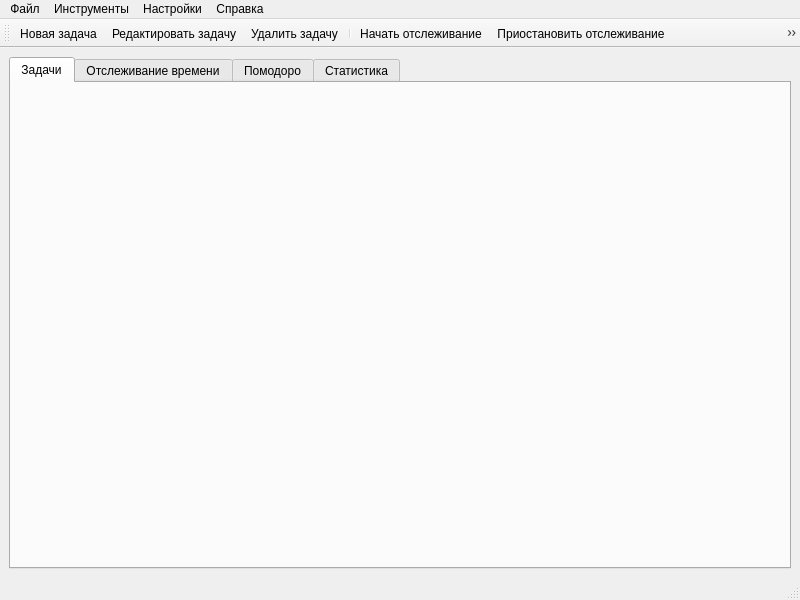
<?xml version="1.0" encoding="UTF-8"?>
<ui version="4.0">
 <class>MainWindow</class>
 <widget class="QMainWindow" name="MainWindow">
  <property name="geometry">
   <rect>
    <x>0</x>
    <y>0</y>
    <width>800</width>
    <height>600</height>
   </rect>
  </property>
  <property name="windowTitle">
   <string>Управление временем</string>
  </property>
  <property name="windowIcon">
   <iconset resource="../resources/resources.qrc">
    <normaloff>:/icons/app_icon.png</normaloff>:/icons/app_icon.png</iconset>
  </property>
  <widget class="QWidget" name="centralwidget">
   <layout class="QVBoxLayout" name="verticalLayout">
    <item>
     <widget class="QTabWidget" name="tabWidget">
      <property name="currentIndex">
       <number>0</number>
      </property>
      <widget class="QWidget" name="tasksTab">
       <attribute name="title">
        <string>Задачи</string>
       </attribute>
       <attribute name="icon">
        <iconset resource="../resources/resources.qrc">
         <normaloff>:/icons/task.png</normaloff>:/icons/task.png</iconset>
       </attribute>
       <layout class="QVBoxLayout" name="tasksLayout"/>
      </widget>
      <widget class="QWidget" name="timeTrackingTab">
       <attribute name="title">
        <string>Отслеживание времени</string>
       </attribute>
       <attribute name="icon">
        <iconset resource="../resources/resources.qrc">
         <normaloff>:/icons/timer.png</normaloff>:/icons/timer.png</iconset>
       </attribute>
       <layout class="QVBoxLayout" name="timeTrackingLayout"/>
      </widget>
      <widget class="QWidget" name="pomodoroTab">
       <attribute name="title">
        <string>Помодоро</string>
       </attribute>
       <attribute name="icon">
        <iconset resource="../resources/resources.qrc">
         <normaloff>:/icons/pomodoro.png</normaloff>:/icons/pomodoro.png</iconset>
       </attribute>
       <layout class="QVBoxLayout" name="pomodoroLayout"/>
      </widget>
      <widget class="QWidget" name="statisticsTab">
       <attribute name="title">
        <string>Статистика</string>
       </attribute>
       <attribute name="icon">
        <iconset resource="../resources/resources.qrc">
         <normaloff>:/icons/statistics.png</normaloff>:/icons/statistics.png</iconset>
       </attribute>
       <layout class="QVBoxLayout" name="statisticsLayout"/>
      </widget>
     </widget>
    </item>
   </layout>
  </widget>
  <widget class="QMenuBar" name="menubar">
   <property name="geometry">
    <rect>
     <x>0</x>
     <y>0</y>
     <width>800</width>
     <height>21</height>
    </rect>
   </property>
   <widget class="QMenu" name="menuFile">
    <property name="title">
     <string>Файл</string>
    </property>
    <addaction name="actionNewTask"/>
    <addaction name="actionEditTask"/>
    <addaction name="actionDeleteTask"/>
    <addaction name="separator"/>
    <addaction name="actionExit"/>
   </widget>
   <widget class="QMenu" name="menuTools">
    <property name="title">
     <string>Инструменты</string>
    </property>
    <addaction name="actionStartTimer"/>
    <addaction name="actionPauseTimer"/>
    <addaction name="actionStopTimer"/>
    <addaction name="separator"/>
    <addaction name="actionStartPomodoro"/>
   </widget>
   <widget class="QMenu" name="menuSettings">
    <property name="title">
     <string>Настройки</string>
    </property>
    <widget class="QMenu" name="menuLanguage">
     <property name="title">
      <string>Язык</string>
     </property>
     <addaction name="actionRussian"/>
     <addaction name="actionEnglish"/>
    </widget>
    <widget class="QMenu" name="menuTheme">
     <property name="title">
      <string>Тема</string>
     </property>
     <addaction name="actionLightTheme"/>
     <addaction name="actionDarkTheme"/>
    </widget>
    <addaction name="actionSettings"/>
    <addaction name="separator"/>
    <addaction name="menuLanguage"/>
    <addaction name="menuTheme"/>
   </widget>
   <widget class="QMenu" name="menuHelp">
    <property name="title">
     <string>Справка</string>
    </property>
    <addaction name="actionAbout"/>
   </widget>
   <addaction name="menuFile"/>
   <addaction name="menuTools"/>
   <addaction name="menuSettings"/>
   <addaction name="menuHelp"/>
  </widget>
  <widget class="QStatusBar" name="statusbar"/>
  <widget class="QToolBar" name="toolBar">
   <property name="windowTitle">
    <string>toolBar</string>
   </property>
   <attribute name="toolBarArea">
    <enum>TopToolBarArea</enum>
   </attribute>
   <attribute name="toolBarBreak">
    <bool>false</bool>
   </attribute>
   <addaction name="actionNewTask"/>
   <addaction name="actionEditTask"/>
   <addaction name="actionDeleteTask"/>
   <addaction name="separator"/>
   <addaction name="actionStartTimer"/>
   <addaction name="actionPauseTimer"/>
   <addaction name="actionStopTimer"/>
   <addaction name="separator"/>
   <addaction name="actionStartPomodoro"/>
   <addaction name="separator"/>
   <addaction name="actionSettings"/>
  </widget>
  <action name="actionNewTask">
   <property name="icon">
    <iconset resource="../resources/resources.qrc">
     <normaloff>:/icons/add.png</normaloff>:/icons/add.png</iconset>
   </property>
   <property name="text">
    <string>Новая задача</string>
   </property>
   <property name="shortcut">
    <string>Ctrl+N</string>
   </property>
  </action>
  <action name="actionEditTask">
   <property name="icon">
    <iconset resource="../resources/resources.qrc">
     <normaloff>:/icons/edit.png</normaloff>:/icons/edit.png</iconset>
   </property>
   <property name="text">
    <string>Редактировать задачу</string>
   </property>
   <property name="shortcut">
    <string>Ctrl+E</string>
   </property>
  </action>
  <action name="actionDeleteTask">
   <property name="icon">
    <iconset resource="../resources/resources.qrc">
     <normaloff>:/icons/delete.png</normaloff>:/icons/delete.png</iconset>
   </property>
   <property name="text">
    <string>Удалить задачу</string>
   </property>
   <property name="shortcut">
    <string>Del</string>
   </property>
  </action>
  <action name="actionStartTimer">
   <property name="icon">
    <iconset resource="../resources/resources.qrc">
     <normaloff>:/icons/start.png</normaloff>:/icons/start.png</iconset>
   </property>
   <property name="text">
    <string>Начать отслеживание</string>
   </property>
   <property name="shortcut">
    <string>Ctrl+T</string>
   </property>
  </action>
  <action name="actionPauseTimer">
   <property name="icon">
    <iconset resource="../resources/resources.qrc">
     <normaloff>:/icons/pause.png</normaloff>:/icons/pause.png</iconset>
   </property>
   <property name="text">
    <string>Приостановить отслеживание</string>
   </property>
   <property name="shortcut">
    <string>Ctrl+P</string>
   </property>
  </action>
  <action name="actionStopTimer">
   <property name="icon">
    <iconset resource="../resources/resources.qrc">
     <normaloff>:/icons/stop.png</normaloff>:/icons/stop.png</iconset>
   </property>
   <property name="text">
    <string>Остановить отслеживание</string>
   </property>
   <property name="shortcut">
    <string>Ctrl+S</string>
   </property>
  </action>
  <action name="actionStartPomodoro">
   <property name="icon">
    <iconset resource="../resources/resources.qrc">
     <normaloff>:/icons/pomodoro.png</normaloff>:/icons/pomodoro.png</iconset>
   </property>
   <property name="text">
    <string>Запустить Помодоро</string>
   </property>
   <property name="shortcut">
    <string>Ctrl+D</string>
   </property>
  </action>
  <action name="actionSettings">
   <property name="icon">
    <iconset resource="../resources/resources.qrc">
     <normaloff>:/icons/settings.png</normaloff>:/icons/settings.png</iconset>
   </property>
   <property name="text">
    <string>Настройки</string>
   </property>
  </action>
  <action name="actionAbout">
   <property name="text">
    <string>О программе</string>
   </property>
  </action>
  <action name="actionExit">
   <property name="text">
    <string>Выход</string>
   </property>
   <property name="shortcut">
    <string>Ctrl+Q</string>
   </property>
  </action>
  <action name="actionRussian">
   <property name="checkable">
    <bool>true</bool>
   </property>
   <property name="checked">
    <bool>true</bool>
   </property>
   <property name="text">
    <string>Русский</string>
   </property>
  </action>
  <action name="actionEnglish">
   <property name="checkable">
    <bool>true</bool>
   </property>
   <property name="text">
    <string>English</string>
   </property>
  </action>
  <action name="actionLightTheme">
   <property name="checkable">
    <bool>true</bool>
   </property>
   <property name="checked">
    <bool>true</bool>
   </property>
   <property name="text">
    <string>Светлая тема</string>
   </property>
  </action>
  <action name="actionDarkTheme">
   <property name="checkable">
    <bool>true</bool>
   </property>
   <property name="text">
    <string>Тёмная тема</string>
   </property>
  </action>
 </widget>
 <resources>
  <include location="../resources/resources.qrc"/>
 </resources>
 <connections/>
</ui>
